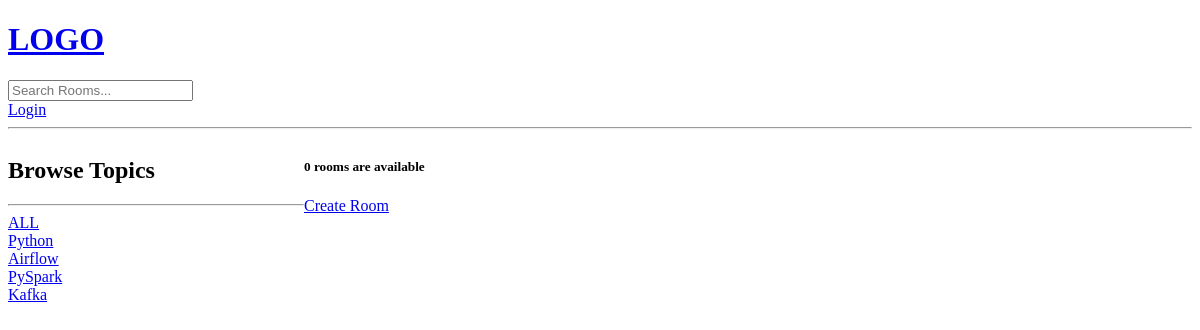
Page /?q=PySpark on the earlier database version.
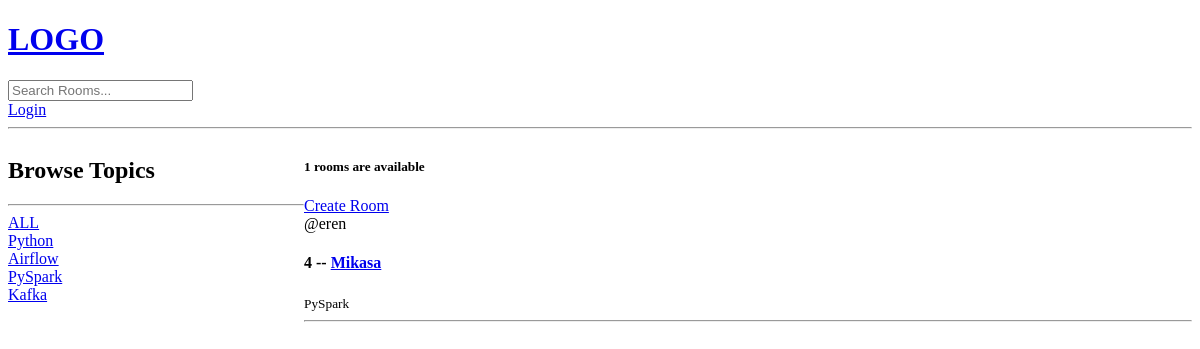
Same page on the later database version.
### base/models.py (models this page shows, shortened)
class Topic(models.Model):
    name = models.CharField(max_length=200)

class Room(models.Model):
    host = models.ForeignKey(User, on_delete=models.SET_NULL, null=True)  # If user is deleted, set host to null
    topic = models.ForeignKey(Topic, on_delete=models.SET_NULL, null=True)  # If topic is deleted, set topic to null
    name = models.CharField(max_length=200)
    description = models.TextField(null=True, blank=True)
    updated = models.DateTimeField(auto_now=True)
    created = models.DateTimeField(auto_now_add=True)
    class Meta:
        ordering = ['-updated', '-created']    # Order by updated and created fields in descending order

### base/views.py (the view)
# urls.py: 2. Add a URL to urlpatterns:  path('', views.home, name='home')
def home(request):
    q = request.GET.get('q') if request.GET.get('q') != None else ''    # Get query from url if it exists, else set q to empty string
    rooms = Room.objects.filter(
        Q(topic__name__icontains = q) |
        Q(name__icontains = q) |
        Q(description__icontains = q)
        )  # Get all rooms from database
    topics = Topic.objects.all() # Get all topics from database
    context = {
        'rooms': rooms,
        'topics': topics,
        'room_count': rooms.count(),
    }
    return render(request, 'base/home.html', context)

### base/templates/base/home.html (shortened to what this page needs)
{% extends "main.html" %}
{% block content %}
<div class="home-container">
    <div>
        <h2>Browse Topics</h2>
        <hr>
        <div>
            <a href="{% url 'home' %}">ALL</a>
        </div>
        {% for topic in topics %}
            <div>
                <a href="{% url 'home' %}?q={{topic.name}}"> {{ topic.name }} </a>
            </div>
        {% endfor %}
    </div>
    <div>
        <h5>{{room_count}} rooms are available</h5>
        <a href="{% url 'create-room' %}">Create Room</a>
        <div>
            {% for room in rooms %}
                <div>
                    <span>@{{room.host.username}}</span>
                    <h4>
                        {{ room.id}} -- <a href={% url 'room' room.id %}>{{ room.name }}</a>
                    </h4>
                    <small>{{room.topic.name}}</small>
                    <hr>
                </div>
            {% endfor %}
        </div>
    </div>
</div>
{% endblock %}

Differences in the rows shown:
added Room: host.username "eren", id "4", name "Mikasa", topic.name "PySpark"
Other differences:
{{ room_count }}: "0" → "1"
